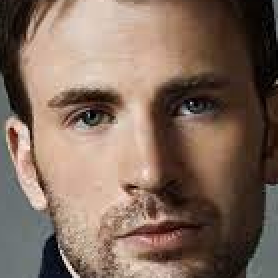
#> input picture Images/train/chris_evans/chris_evans1.png, 139 x 139 px, found by its file name (shown 2 times larger); its folder holds only this picture in this run
$ jupyter execute --allow-errors classifier.ipynb
#> lines starting #> are read from the running program, lines starting #| are printed output that depends on the picture
A Face image recognizer and classifier that uses the inbuilt OpenCV Face classifier to recognize between 5 most popular actors from the Avengers movie franchise. Uses a haarCascade for detection of a face.

[cell 1]
import os
import cv2 as cv
import numpy as np

Getting the Absolute path to the images directory

[cell 2]
IMGS_PATH = os.path.join(os.getcwd(), "Images\\train")
actors = ['chris_evans', 'chris_hemsworth', 'mark_ruffalo', 'robert_downey_jr', 'scarlett_johansson']

Building the Facial cascade from its xml file

[cell 3]
FacialHC = cv.CascadeClassifier("haarcascade_face.xml")

A function to obtain the features and class labels of each of the respective images from the training data.

Features include the area of the image that is detected to be a face by the facedetector.

Labels correspond to the indices of the respective actors in the actors list.

[cell 4]
def extract_features():
    features = []
    classLabels = []
    for actor in actors:
        dir_path = os.path.join(IMGS_PATH, actor)
        label = actors.index(actor)
        for image in os.listdir(dir_path):
            img_path = os.path.join(dir_path, image)
            img = cv.imread(img_path)
#> img is the input picture: shape (139, 139, 3); mean B, G, R 92.9, 106.7, 128.8
            gray_img = cv.cvtColor(img, cv.COLOR_BGR2GRAY)
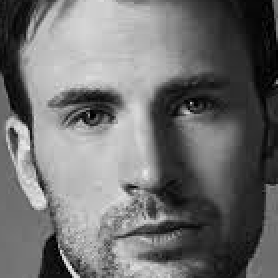
#> gray_img: shape (139, 139) (shown 2 times larger); min 0, max 243, mean 111.7

            face_rectangles = FacialHC.detectMultiScale(gray_img, scaleFactor=1.1, minNeighbors=4)
#> face_rectangles = [[15, 9, 115, 115]]
            for (x, y, w, h) in face_rectangles:
                regionofInterest = gray_img[x : x+w, y : y+h]
                features.append(regionofInterest)
                classLabels.append(label)
#> this loop made 1 pass
#> pass 1, in extract_features, `regionofInterest = gray_img[x : x+w, y : y+h]`:
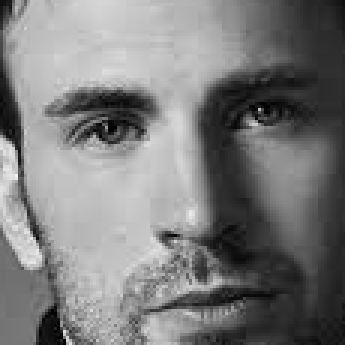
#> regionofInterest: shape (115, 115) (shown 3 times larger); min 0, max 241, mean 124
#> after the loop, classLabels = [0]; features = 1 item
#> pass 2 of the loop in extract_features, `for actor in actors:`:
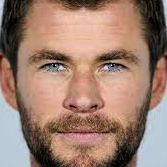
#> input picture Images/train/chris_hemsworth/chris_hemsworth1.png, 167 x 167 px, found by its file name
#> in extract_features, img is the input picture: shape (167, 167, 3); mean B, G, R 110.9, 126.2, 157.1
#> in extract_features, `gray_img = cv.cvtColor(img, cv.COLOR_BGR2GRAY)`:
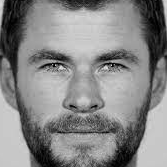
#> gray_img: shape (167, 167); min 0, max 224, mean 133.7
#> face_rectangles = [[13, 12, 142, 142]]
#> the loop in extract_features, `for (x, y, w, h) in face_rectangles:` made 1 pass
#> pass 1, in extract_features, `regionofInterest = gray_img[x : x+w, y : y+h]`:
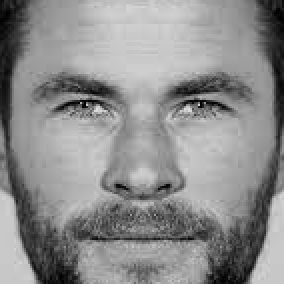
#> regionofInterest: shape (142, 142) (shown 2 times larger); min 0, max 224, mean 140.6
#> after the loop in extract_features, `for (x, y, w, h) in face_rectangles:`: classLabels = [0, 1]; features = 2 items
    return (features, classLabels)

**Main** : getting the features, labels and instantiating an OpenCV FACErecognizer instance that trains on these features and labels.

#> (a cell that did not finish here is left out)

Saving the Model , can also save the features and labels as .npys (optional)

#> (a cell that did not finish here is left out)

**Testing/Validating the model**

#> (a cell that did not finish here is left out)

Selecting random test images from each of the actors

[cell 8]
import random

[cell 9]
tests = []

#> (the rest of this cell did not finish here and is left out)

[cell 10]
random.shuffle(tests)
for test in tests:
    face_rectangles = FacialHC.detectMultiScale(test, 1.1, 4)
    for (x, y, w, h) in face_rectangles:
        roi = test[x : x+w, y : y+h]
        predicted_label, confidence = face_recognizer.predict(roi)
        avenger = actors[predicted_label]
        # print(f'Identified {avenger} with a confidence val of {confidence}')
        print(f'Recognized {avenger} !')
        remake = cv.cvtColor(test, cv.COLOR_GRAY2BGR)
        cv.rectangle(remake, (x,y), (x + w, y + h), (0,255,0), thickness=1)
        cv.putText(remake, str(actors[predicted_label]), (20,20), cv.FONT_HERSHEY_COMPLEX, 1.0, (0,255,255), thickness=2)
        cv.imshow("Avenger detected", remake)
        cv.waitKey(0)
